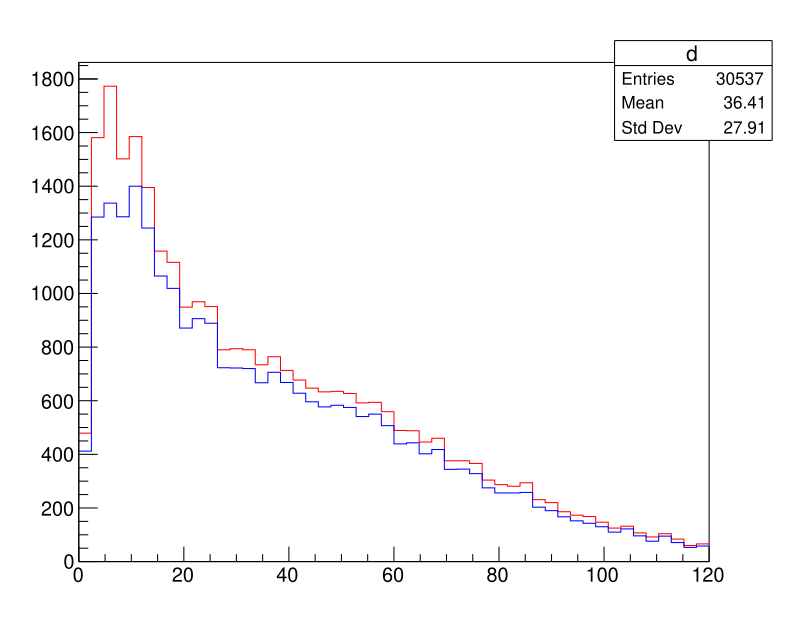

Write Python code to recreate this figure.
import ROOT
ROOT.gROOT.SetBatch(True)

inf = ROOT.TFile('../test/gentrigrecoeffirun/histo_0p1cm.root')

c = ROOT.TCanvas('c','',600,500)
denom = ROOT.TH1F('d','',50,0,120)
numer = ROOT.TH1F('n','',50,0,120)

for mu in inf.trigeffiana.Get('Accepted/displacedStandAloneMuons'):
  denom.Fill(mu.pt)
for mu in inf.trigeffiana.Get('HLT_TrkMu16_DoubleTrkMu6NoFiltersNoVtx_v10/displacedStandAloneMuons'):
  numer.Fill(mu.pt)

denom.SetLineColor(ROOT.kRed)
numer.SetLineColor(ROOT.kBlue)
denom.Draw()
numer.Draw('same')

c.SaveAs('test2.pdf')
